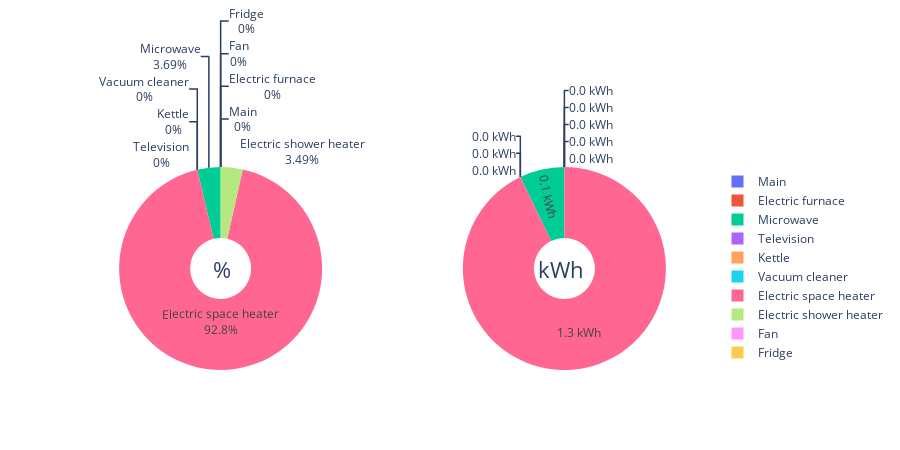
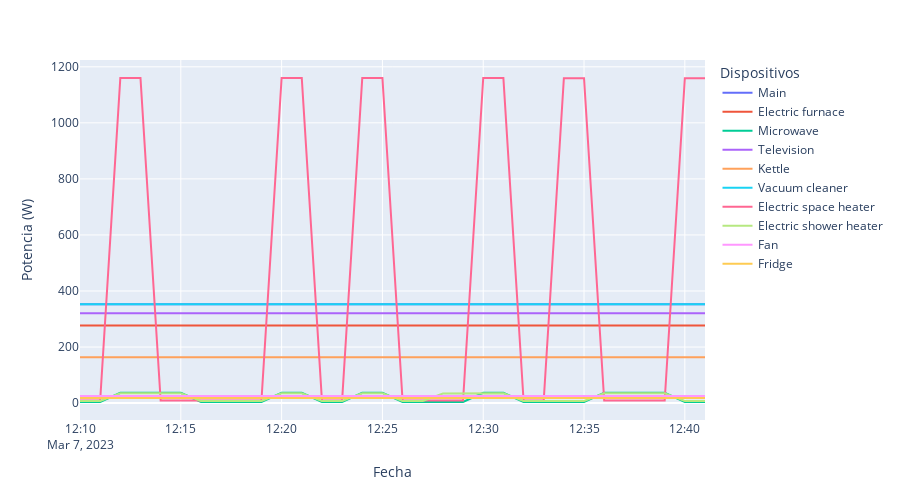

Notebook source saved alongside these figures, in order:
### Code cell
#llamada a la función
report()
